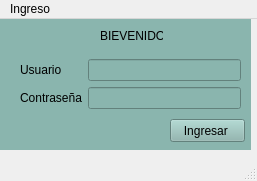
<?xml version="1.0" encoding="UTF-8"?>
<ui version="4.0">
 <class>MainWindow</class>
 <widget class="QMainWindow" name="MainWindow">
  <property name="geometry">
   <rect>
    <x>0</x>
    <y>0</y>
    <width>257</width>
    <height>181</height>
   </rect>
  </property>
  <property name="windowTitle">
   <string>MainWindow</string>
  </property>
  <widget class="QWidget" name="centralwidget">
   <widget class="QWidget" name="widget" native="true">
    <property name="geometry">
     <rect>
      <x>0</x>
      <y>0</y>
      <width>251</width>
      <height>131</height>
     </rect>
    </property>
    <property name="styleSheet">
     <string notr="true">background-color: rgb(138, 181, 174);</string>
    </property>
    <widget class="QWidget" name="formLayoutWidget">
     <property name="geometry">
      <rect>
       <x>20</x>
       <y>40</y>
       <width>221</width>
       <height>61</height>
      </rect>
     </property>
     <layout class="QFormLayout" name="formLayout">
      <item row="0" column="0">
       <widget class="QLabel" name="label">
        <property name="text">
         <string>Usuario</string>
        </property>
       </widget>
      </item>
      <item row="0" column="1">
       <widget class="QLineEdit" name="campo_user"/>
      </item>
      <item row="1" column="0">
       <widget class="QLabel" name="label_2">
        <property name="text">
         <string>Contraseña</string>
        </property>
       </widget>
      </item>
      <item row="1" column="1">
       <widget class="QLineEdit" name="campo_password"/>
      </item>
     </layout>
    </widget>
    <widget class="QLabel" name="label_3">
     <property name="geometry">
      <rect>
       <x>100</x>
       <y>10</y>
       <width>63</width>
       <height>14</height>
      </rect>
     </property>
     <property name="styleSheet">
      <string notr="true">border-color: rgb(255, 255, 255);</string>
     </property>
     <property name="text">
      <string>BIEVENIDOS</string>
     </property>
    </widget>
    <widget class="QPushButton" name="ingresar">
     <property name="geometry">
      <rect>
       <x>170</x>
       <y>100</y>
       <width>75</width>
       <height>23</height>
      </rect>
     </property>
     <property name="text">
      <string>Ingresar </string>
     </property>
    </widget>
   </widget>
  </widget>
  <widget class="QMenuBar" name="menubar">
   <property name="geometry">
    <rect>
     <x>0</x>
     <y>0</y>
     <width>257</width>
     <height>22</height>
    </rect>
   </property>
   <widget class="QMenu" name="menuIngreso">
    <property name="title">
     <string>Ingreso</string>
    </property>
   </widget>
   <addaction name="menuIngreso"/>
  </widget>
  <widget class="QStatusBar" name="statusbar"/>
 </widget>
 <resources/>
 <connections/>
</ui>
